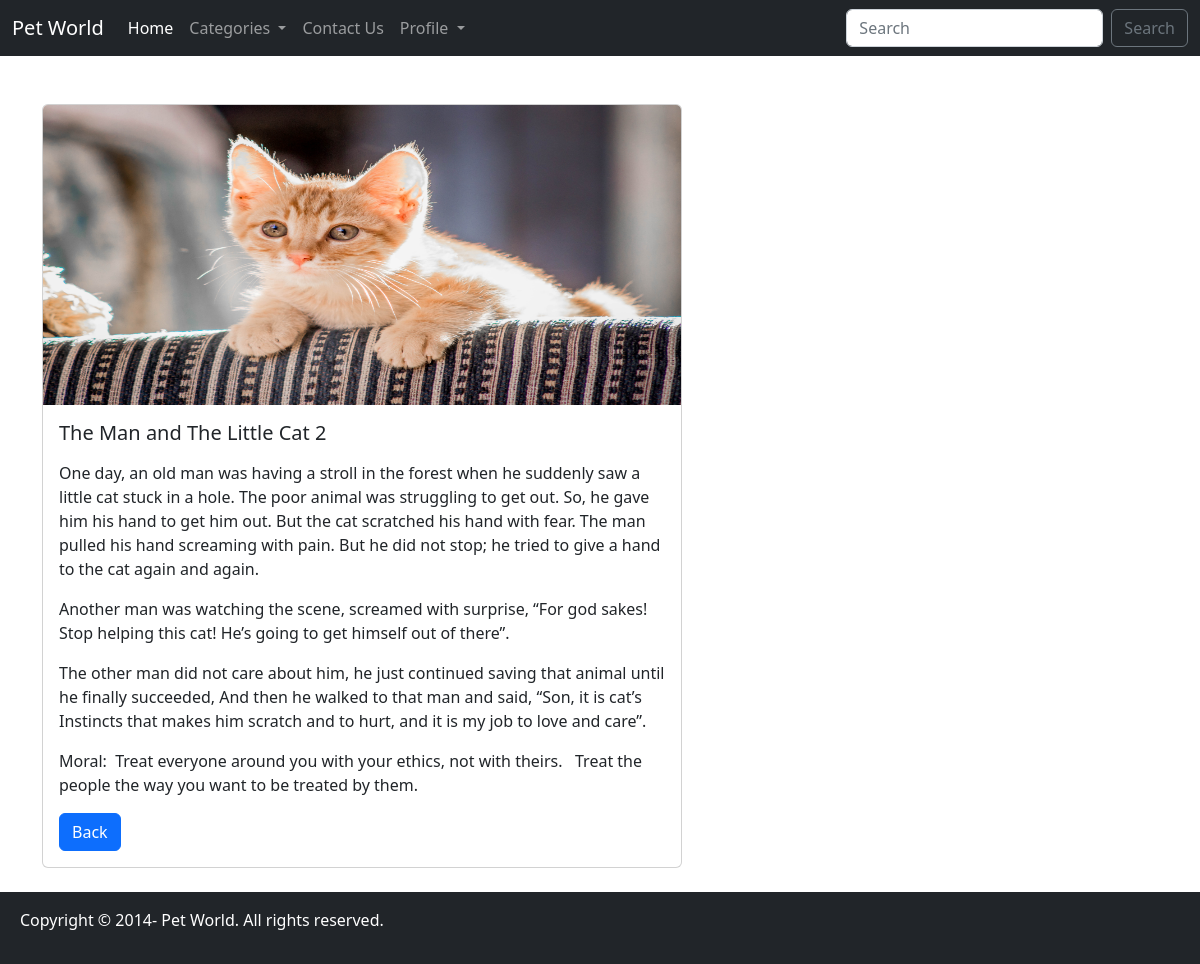
/storydetail11, run on the app's committed database.
### myapp/models.py (models this page shows, shortened)
class Story(models.Model):
    title = models.CharField(max_length=300)
    body = RichTextField()
    story_image = models.ImageField(blank=True, null=True, upload_to='images/')
    author = models.ForeignKey(User, on_delete=models.CASCADE)
    created_at = models.DateField(auto_now_add=True)
    category = models.ForeignKey(Category, null=True, on_delete=models.SET_NULL)

### myapp/views.py (the view)
# urls.py: path('storydetail<story_id>', views.storydetailview, name="storydetail"),
def storydetailview(request, story_id):
    story = Story.objects.get(pk=story_id)
    return render(request, 'storydetail.html', {'story':story})

### templates/storydetail.html (shortened to what this page needs)
{% extends 'base.html' %}
{% block content %}
<br/>
<div class="container">
    <div class="card" style="width: 40rem;">
        {% if story.story_image %}
        <img src="{{story.story_image.url}}" class="card-img-top" width="200" height="300" alt="...">
        {% endif %}
        <div class="card-body">
          <h5 class="card-title">{{story.title}}</h5>
          <p class="card-text">{{story.body|safe}}</p>
          <a href="{% url 'home' %}" class="btn btn-primary">Back</a>
        </div>
      </div>
</div>
<br/>
{% endblock %}

### data on the page
Story: story_image (picture), title "The Man and The Little Cat 2", body "One day, an old man was having a stroll in the forest when he suddenly saw a little cat stuck in a hole. The poor animal was struggling to get out. So, he gave him his hand to get him out. But the cat scratched his hand with fear. The man pulled his hand screaming with pain. But he did not stop; he tried to give a hand to the cat again and again. Another man was watching the scene, screamed with surprise, “For god sakes! Stop helping this cat! He’s going to get himself out of there”. The other man did not care about him, he just continued saving that animal until he finally succeeded, And then he walked to that man and said, “Son, it is cat’s Instincts that makes him scratch and to hurt,…"
